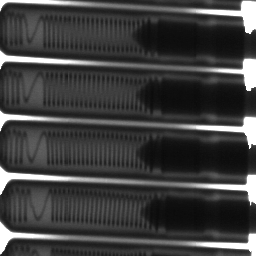
#> input picture taller2/imagenes/BOUGIES.png, 256 x 256 px
$ jupyter execute ejercicio_sintesis.ipynb
#> lines starting #> are read from the running program, lines starting #| are printed output that depends on the picture; after the words box and inside, x2 and y2 are one past the last pixel; in counts of white or black regions, pixels touching at a corner belong together
# Taller 2: operaciones de transformación del histograma

## El objetivo de este ejercicio es poner en cero (NEGRO) las regiones que no pertenecen a las bujías (FONDO DE LA IMAGEN), mejorando al mismo tiempo el contraste de los objetos mismos (INTERIOR DE LAS BUJÍAS). Se puede utilizar CUALQUIERA de las operaciones vistas hasta el momento (operaciones aritméticas, lógicas, transformaciones del histograma, umbralización).

Cargamos la imagen.

[cell 1]
PATH = './imagenes/'

[cell 2]
import cv2
import matplotlib.pyplot as plt

imagen_BOUGIES = cv2.imread(PATH + 'BOUGIES.png', cv2.IMREAD_GRAYSCALE)
#> imagen_BOUGIES is the input picture: shape (256, 256); min 10, max 255, mean 63.2
plt.imshow(imagen_BOUGIES, cmap='gray')
plt.title('Imagen Bougies')
plt.show()

[cell 3]
hist = cv2.calcHist([imagen_BOUGIES], [0], None, [256], [0, 256])
#> hist = 256 values, max 3417 at index 255, min 0 at index 0, mean 256
plt.plot(hist)
plt.title('Histograma de la imagen Bougies')
plt.show()
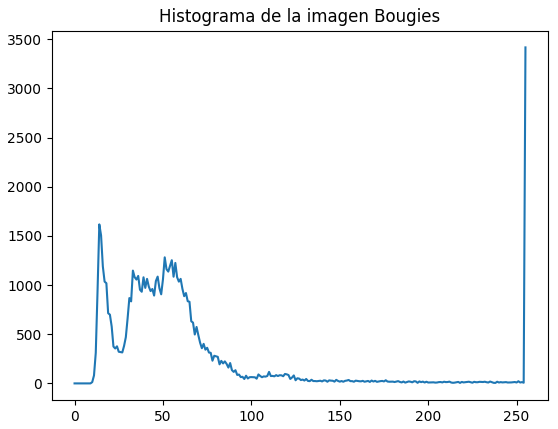
#> figure drawn by matplotlib, 1 panel; curve peaks at x = 255, y = 3417

Para resolver el reto, vamos a seguir los siguientes pasos:

1. Aplicamos ecualización para mejorar el contraste de la imagen y distribuir las intensidades en el rango de valores posibles.

2. Crear máscara binaria invertida luego de la umbralización. Esto nos permite separar el fondo de los objetos de la imagen y al ser invertida, los valores del fondo que era blancos pasan a ser negro. Utilizamos un threshold de 225, al cual llegamos probando diferentes valores.

3. Aplicamos operación bitwise AND para combinar fondo negro con imagen ecualizada.

[cell 4]
import numpy as np

imagen_equ = cv2.equalizeHist(imagen_BOUGIES)
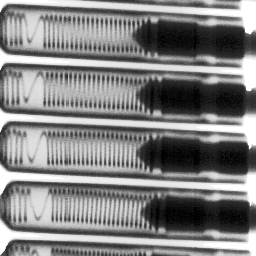
#> imagen_equ: shape (256, 256); min 0, max 255, mean 129.4

S=225
thres_value, umbral_image = cv2.threshold(imagen_equ, S, 255, cv2.THRESH_BINARY_INV)
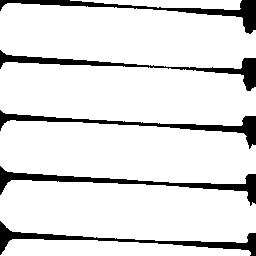
#> umbral_image: shape (256, 256); 88.4% white; 5 black regions, box (x1, y1, x2, y2) and area: (0, 166, 256, 206) 1669, (0, 110, 256, 149) 1492, (0, 0, 256, 34) 1486, (0, 221, 256, 256) 1486, (0, 50, 256, 91) 1485
#> thres_value = 225

resultado = cv2.bitwise_and(imagen_equ, umbral_image)
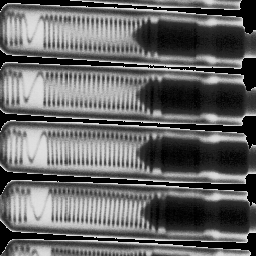
#> resultado: shape (256, 256); min 0, max 225, mean 101.2

fig, axs = plt.subplots(1, 3, figsize=(15, 5))
axs[0].imshow(imagen_BOUGIES, cmap='gray')
axs[0].set_title('Original')
axs[1].imshow(umbral_image, cmap='gray')
axs[1].set_title('Máscara (umbralización)')
axs[2].imshow(resultado, cmap='gray')
axs[2].set_title('Resultado final')
plt.tight_layout()
plt.show()

$ run again, with taller2/imagenes/ANGIO.png copied over taller2/imagenes/BOUGIES.png
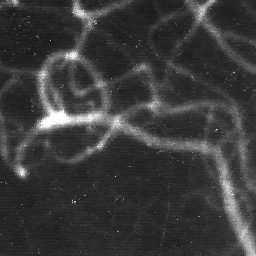
#> input picture taller2/imagenes/ANGIO.png, 256 x 256 px
#> imagen_BOUGIES is the input picture: shape (256, 256); min 20, max 255, mean 58.9
#> hist = 256 values, max 3291 at index 39, min 0 at index 0, mean 256
#> `thres_value, umbral_image = cv2.threshold(imagen_equ, S, 255, cv2.THRE..`:
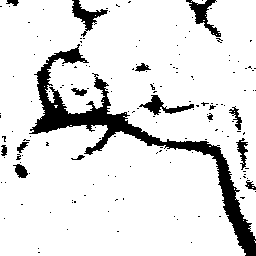
#> umbral_image: shape (256, 256); 88.2% white; 157 black regions (142 under 20 px), largest, box (x1, y1, x2, y2) and area: (29, 44, 256, 256) 5340, (72, 0, 108, 37) 430, (186, 0, 221, 37) 428
#> thres_value = 225
#> `resultado = cv2.bitwise_and(imagen_equ, umbral_image)`:
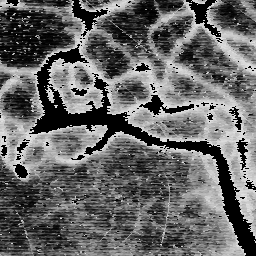
#> resultado: shape (256, 256); min 0, max 225, mean 101.9

$ run again, with taller2/imagenes/QUITO.png copied over taller2/imagenes/BOUGIES.png
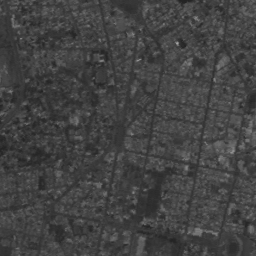
#> input picture taller2/imagenes/QUITO.png, 256 x 256 px
#> imagen_BOUGIES is the input picture: shape (256, 256); min 35, max 166, mean 66.3
#> hist = 256 values, max 2369 at index 62, min 0 at index 0, mean 256
#> `thres_value, umbral_image = cv2.threshold(imagen_equ, S, 255, cv2.THRE..`:
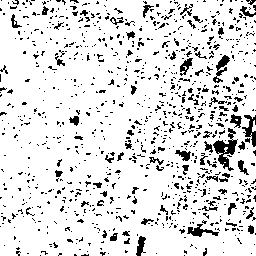
#> umbral_image: shape (256, 256); 87.8% white; black in thin lines or dots
#> thres_value = 225
#> `resultado = cv2.bitwise_and(imagen_equ, umbral_image)`:
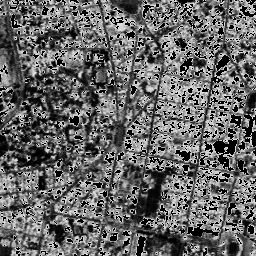
#> resultado: shape (256, 256); min 0, max 224, mean 101.2
